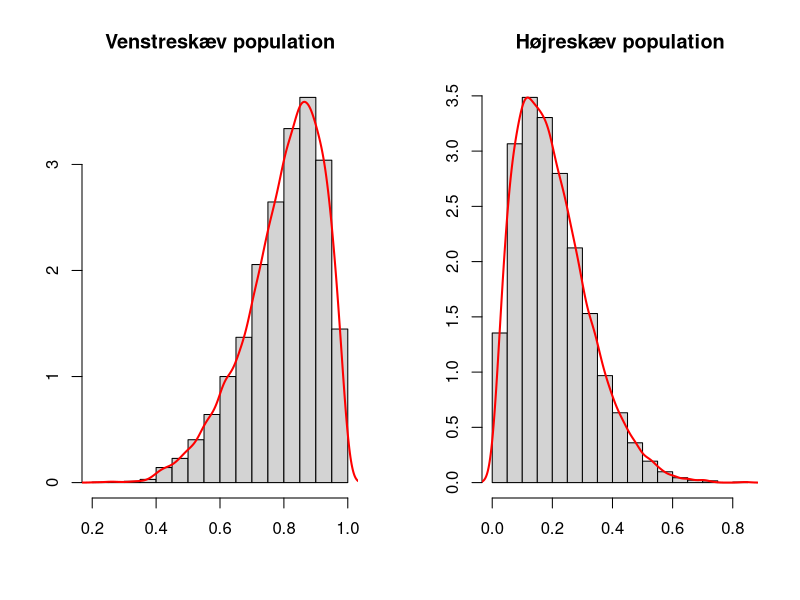
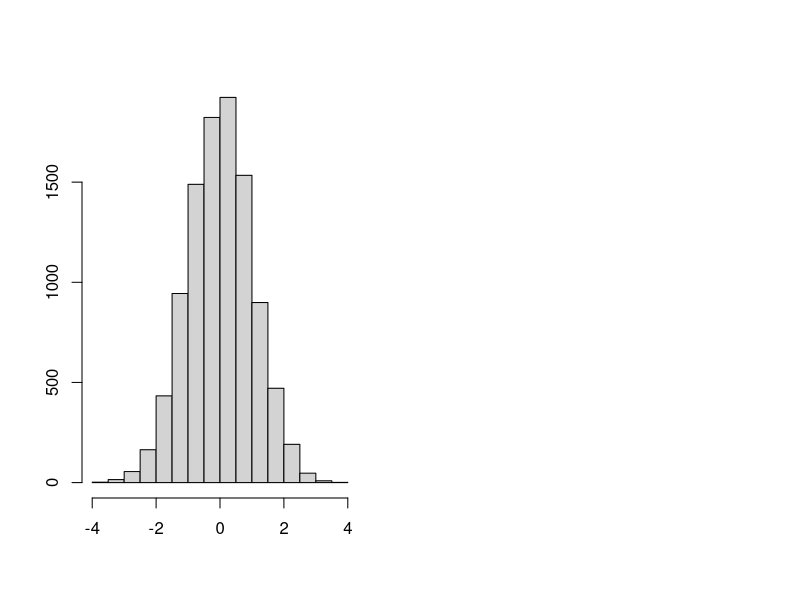

The R source for these figures, in order:
## ---- chunk 1
n <- 10000
## ---- chunk 2
set.seed(1)

n <- 10000

pop_vs <- rbeta(n, shape1 = 8, shape2 = 2) # Venstreskæv population
pop_hs <- rbeta(n, shape1 = 2, shape2 = 8) # Højreskæv population
## ---- chunk 3
par(mfrow=c(1,2))
hist(pop_vs, main = "Venstreskæv population", ylab = "", xlab = "", prob = TRUE)
lines(density(pop_vs), col="red", lwd=2)
hist(pop_hs, main = "Højreskæv population", ylab = "", xlab = "", prob = TRUE)
lines(density(pop_hs), col="red", lwd=2)
## ---- chunk 4
pop_vs_mean <- mean(pop_vs)
pop_hs_mean <- mean(pop_hs)
## ---- chunk 5
pop_z <- rnorm(n) # Standard normaltfordelt population
## ---- chunk 6
hist(pop_z, main = "", ylab = "", xlab = "")
## ---- chunk 7
pop_z_mean <- mean(pop_z)
